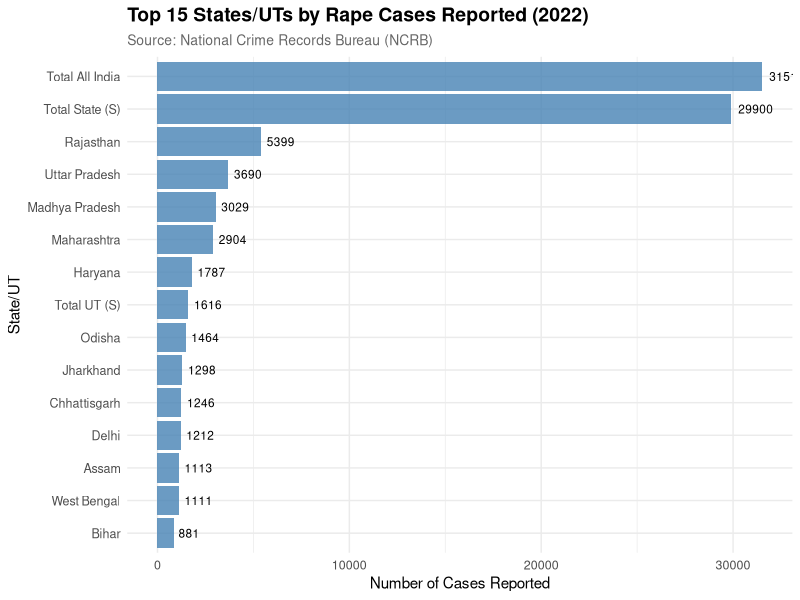
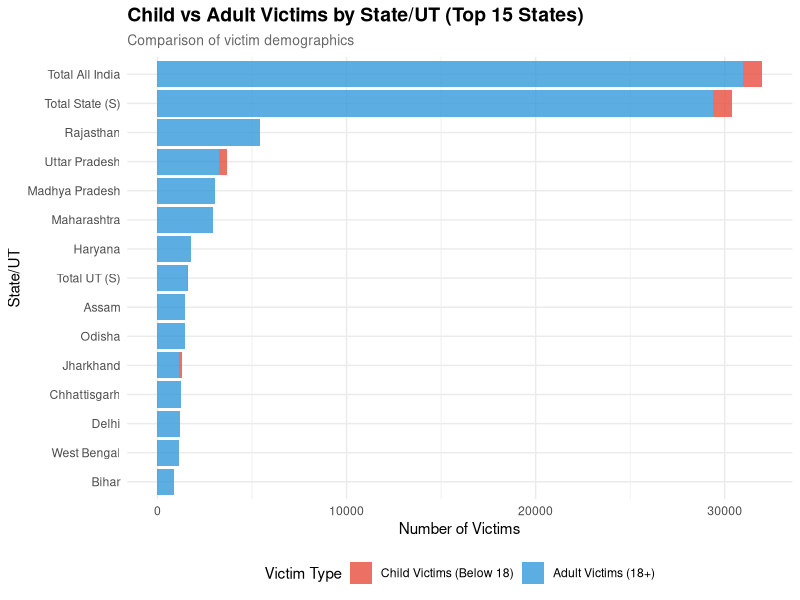
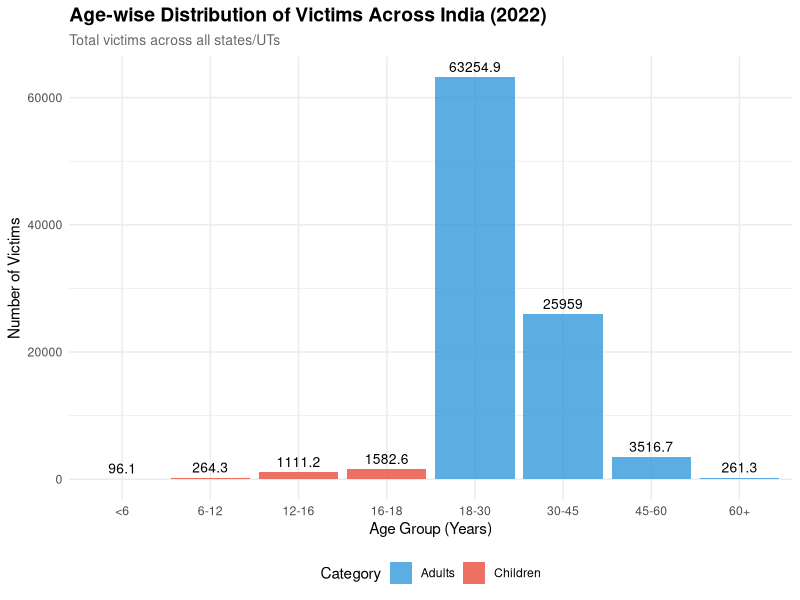
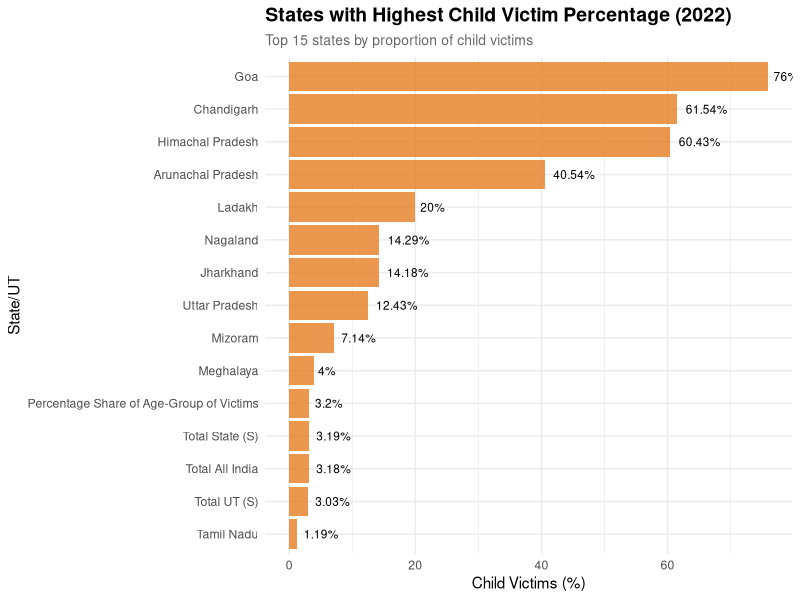
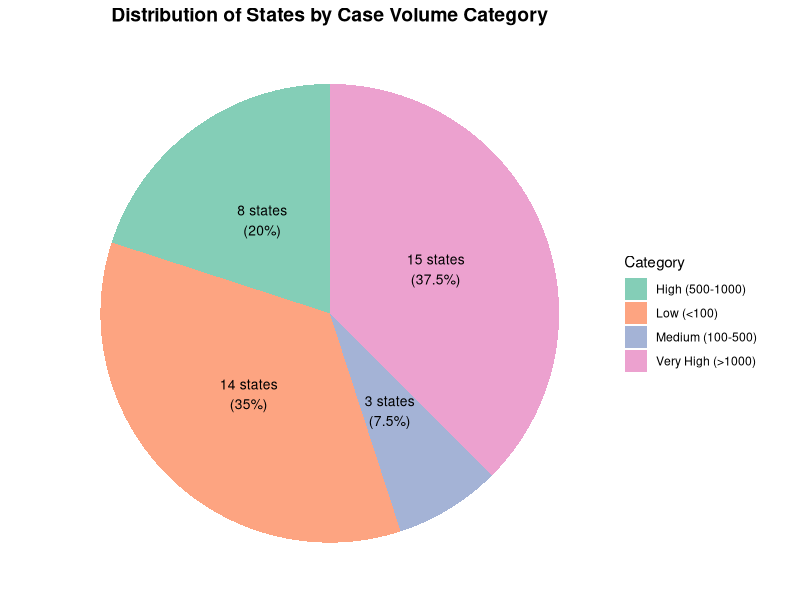
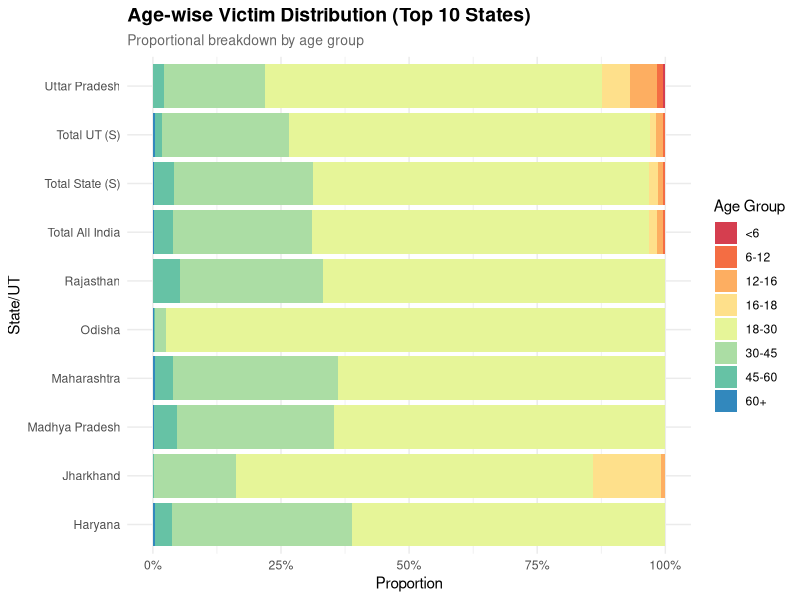

Source code (R) for these figures, in order: (Note: this script raises an error after producing the figures.)
library(dplyr)
library(ggplot2)
library(readr)
library(tidyr)

# ============================================
# 1. READ CSV FILE
# ============================================

# File path: "Data/NCRB_DATA.3.csv
df_raw <- read.csv("Data/NCRB_DATA.3.csv", stringsAsFactors = FALSE)

# View structure
print("Dataset Structure:")
str(df_raw)

# View first few rows
print("First 10 rows:")
print(head(df_raw, 10))

# View column names
print("Column Names:")
print(names(df_raw))

# Check dimensions
cat("\nDataset has", nrow(df_raw), "rows and", ncol(df_raw), "columns\n")

# ============================================
# 2. DATA INSPECTION
# ============================================

# Check for missing values
print("\nMissing Values:")
print(colSums(is.na(df_raw)))

# Summary statistics
print("\nSummary Statistics:")
summary(df_raw)

# ============================================
# 3. DATA CLEANING & TRANSFORMATION
# ============================================

# Assuming the CSV has these columns based on the XML structure
# If column names are different, adjust accordingly

# Clean column names (remove special characters if needed)
names(df_raw) <- gsub("\\.", "_", names(df_raw))
names(df_raw) <- tolower(names(df_raw))

# Create cleaned dataset with meaningful names
df_clean <- df_raw %>%
    # Rename columns for easier analysis
    rename(
        sl_no = sl__no_,
        state_ut = state_ut,
        cases_reported = cases_reported___col__3_,
        child_below_6 = child_victims_of_rape__below_18_yrs____below_6_years___col__4_,
        child_6_to_12 = child_victims_of_rape__below_18_yrs____6_years_and_above___below_12_years___col__5_,
        child_12_to_16 = child_victims_of_rape__below_18_yrs____12_years_and_above___below_16_years___col__6_,
        child_16_to_18 = child_victims_of_rape__below_18_yrs____16_years_and_above___below_18_years___col__7_,
        total_child_victims = child_victims_of_rape__below_18_yrs____total_girl___child_victims___col__8_,
        women_18_to_30 = women_victims_of_rape__above_18_years____18_years_and_above___below_30_years___col__9_,
        women_30_to_45 = women_victims_of_rape__above_18_years____30_years_and_above___below_45_years___col__10_,
        women_45_to_60 = women_victims_of_rape__above_18_years____45_years_and_above___below_60_years___col__11_,
        women_above_60 = women_victims_of_rape__above_18_years____60_years_and_above___col__12_,
        total_women_victims = women_victims_of_rape__above_18_years____total_women___adult_victims___col__13_,
        total_victims = total_victims__col_8_col_13____col__14_
    ) %>%
    # Convert numeric columns
    mutate(across(c(cases_reported:total_victims), as.numeric)) %>%
    # Calculate derived metrics
    mutate(
        # Percentages
        child_percentage = round((total_child_victims / total_victims) * 100, 2),
        women_percentage = round((total_women_victims / total_victims) * 100, 2),

        # Replace NA percentages with 0
        child_percentage = ifelse(is.na(child_percentage) | is.infinite(child_percentage), 0, child_percentage),
        women_percentage = ifelse(is.na(women_percentage) | is.infinite(women_percentage), 0, women_percentage),

        # Categorize states by case volume
        case_category = case_when(
            cases_reported < 100 ~ "Low (<100)",
            cases_reported < 500 ~ "Medium (100-500)",
            cases_reported < 1000 ~ "High (500-1000)",
            TRUE ~ "Very High (>1000)"
        ),

        # Most vulnerable age group for children
        most_vulnerable_child_age = case_when(
            total_child_victims == 0 ~ "No Child Victims",
            child_below_6 == pmax(child_below_6, child_6_to_12, child_12_to_16, child_16_to_18, na.rm = TRUE) ~ "Below 6",
            child_6_to_12 == pmax(child_below_6, child_6_to_12, child_12_to_16, child_16_to_18, na.rm = TRUE) ~ "6-12",
            child_12_to_16 == pmax(child_below_6, child_6_to_12, child_12_to_16, child_16_to_18, na.rm = TRUE) ~ "12-16",
            child_16_to_18 == pmax(child_below_6, child_6_to_12, child_12_to_16, child_16_to_18, na.rm = TRUE) ~ "16-18",
            TRUE ~ "Multiple Equal"
        ),

        # Most vulnerable age group for women
        most_vulnerable_women_age = case_when(
            women_18_to_30 == pmax(women_18_to_30, women_30_to_45, women_45_to_60, women_above_60, na.rm = TRUE) ~ "18-30",
            women_30_to_45 == pmax(women_18_to_30, women_30_to_45, women_45_to_60, women_above_60, na.rm = TRUE) ~ "30-45",
            women_45_to_60 == pmax(women_18_to_30, women_30_to_45, women_45_to_60, women_above_60, na.rm = TRUE) ~ "45-60",
            women_above_60 == pmax(women_18_to_30, women_30_to_45, women_45_to_60, women_above_60, na.rm = TRUE) ~ "60+",
            TRUE ~ "Multiple Equal"
        )
    ) %>%
    # Sort by cases reported
    arrange(desc(cases_reported))

print("\nCleaned Data Sample:")
print(head(df_clean, 5))

# ============================================
# 4. COMPREHENSIVE ANALYSIS
# ============================================

# Overall Statistics
cat("\n========================================\n")
cat("OVERALL STATISTICS - ALL INDIA (2022)\n")
cat("========================================\n")

total_stats <- df_clean |>
    summarise(
        total_states = n(),
        total_cases = sum(cases_reported, na.rm = TRUE),
        total_child_victims = sum(total_child_victims, na.rm = TRUE),
        total_women_victims = sum(total_women_victims, na.rm = TRUE),
        total_all_victims = sum(total_victims, na.rm = TRUE),
        avg_cases_per_state = round(mean(cases_reported, na.rm = TRUE), 2),
        median_cases = median(cases_reported, na.rm = TRUE),
        max_cases = max(cases_reported, na.rm = TRUE),
        min_cases = min(cases_reported, na.rm = TRUE),
        child_victim_percentage = round((sum(total_child_victims, na.rm = TRUE) / sum(total_victims, na.rm = TRUE)) * 100, 2),
        women_victim_percentage = round((sum(total_women_victims, na.rm = TRUE) / sum(total_victims, na.rm = TRUE)) * 100, 2)
    )

print(total_stats)

# Top 10 States by Cases Reported
cat("\n========================================\n")
cat("TOP 10 STATES BY CASES REPORTED\n")
cat("========================================\n")

top_10_states <- df_clean |>
    select(state_ut, cases_reported, total_child_victims, total_women_victims, total_victims) |>
    head(10)

print(top_10_states)

# Bottom 10 States by Cases Reported
cat("\n========================================\n")
cat("BOTTOM 10 STATES BY CASES REPORTED\n")
cat("========================================\n")

bottom_10_states <- df_clean |>
    select(state_ut, cases_reported, total_child_victims, total_women_victims) |>
    tail(10)

print(bottom_10_states)

# States with Highest Child Victim Percentage
cat("\n========================================\n")
cat("TOP 10 STATES BY CHILD VICTIM PERCENTAGE\n")
cat("========================================\n")

top_child_percentage <- df_clean |>
    filter(total_victims > 0) |>
    select(state_ut, child_percentage, total_child_victims, total_victims) |>
    arrange(desc(child_percentage)) |>
    head(10)

print(top_child_percentage)

# Age Distribution Analysis (All India)
cat("\n========================================\n")
cat("AGE-WISE DISTRIBUTION (ALL INDIA)\n")
cat("========================================\n")

age_distribution <- df_clean |>
    summarise(
        below_6 = sum(child_below_6, na.rm = TRUE),
        age_6_12 = sum(child_6_to_12, na.rm = TRUE),
        age_12_16 = sum(child_12_to_16, na.rm = TRUE),
        age_16_18 = sum(child_16_to_18, na.rm = TRUE),
        age_18_30 = sum(women_18_to_30, na.rm = TRUE),
        age_30_45 = sum(women_30_to_45, na.rm = TRUE),
        age_45_60 = sum(women_45_to_60, na.rm = TRUE),
        above_60 = sum(women_above_60, na.rm = TRUE)
    )

print(age_distribution)

# Calculate percentage for each age group
age_dist_pct <- age_distribution |>
    mutate(
        total = sum(c_across(everything())),
        across(everything(), ~ round((.x / total) * 100, 2))
    ) |>
    select(-total)

cat("\nAge Distribution (Percentage):\n")
print(age_dist_pct)

# Case Category Distribution
cat("\n========================================\n")
cat("STATES BY CASE VOLUME CATEGORY\n")
cat("========================================\n")

category_summary <- df_clean |>
    group_by(case_category) |>
    summarise(
        num_states = n(),
        total_cases = sum(cases_reported, na.rm = TRUE),
        avg_cases = round(mean(cases_reported, na.rm = TRUE), 2)
    ) |>
    arrange(desc(total_cases))

print(category_summary)

# ============================================
# 5. VISUALIZATIONS
# ============================================

# Set theme for all plots
theme_set(theme_minimal())

# Plot 1: Top 15 States by Cases Reported
cat("\nCreating visualizations...\n")

p1 <- df_clean |>
    head(15) |>
    ggplot(aes(x = reorder(state_ut, cases_reported), y = cases_reported)) +
    geom_bar(stat = "identity", fill = "steelblue", alpha = 0.8) +
    geom_text(aes(label = cases_reported), hjust = -0.2, size = 3) +
    coord_flip() +
    labs(
        title = "Top 15 States/UTs by Rape Cases Reported (2022)",
        subtitle = "Source: National Crime Records Bureau (NCRB)",
        x = "State/UT",
        y = "Number of Cases Reported"
    ) +
    theme(
        plot.title = element_text(face = "bold", size = 14),
        plot.subtitle = element_text(size = 10, color = "gray40"),
        axis.text = element_text(size = 9)
    )

print(p1)

# Plot 2: Child vs Adult Victims (Stacked Bar)
p2 <- df_clean |>
    head(15) |>
    select(state_ut, total_child_victims, total_women_victims) |>
    pivot_longer(
        cols = c(total_child_victims, total_women_victims),
        names_to = "victim_type",
        values_to = "count"
    ) |>
    ggplot(aes(x = reorder(state_ut, count), y = count, fill = victim_type)) +
    geom_bar(stat = "identity", position = "stack", alpha = 0.8) +
    coord_flip() +
    labs(
        title = "Child vs Adult Victims by State/UT (Top 15 States)",
        subtitle = "Comparison of victim demographics",
        x = "State/UT",
        y = "Number of Victims",
        fill = "Victim Type"
    ) +
    scale_fill_manual(
        values = c("total_child_victims" = "#E74C3C", "total_women_victims" = "#3498DB"),
        labels = c("Child Victims (Below 18)", "Adult Victims (18+)")
    ) +
    theme(
        plot.title = element_text(face = "bold", size = 14),
        plot.subtitle = element_text(size = 10, color = "gray40"),
        legend.position = "bottom"
    )

print(p2)

# Plot 3: Age Distribution (All India)
age_dist_df <- data.frame(
    age_group = c("<6", "6-12", "12-16", "16-18", "18-30", "30-45", "45-60", "60+"),
    count = as.numeric(age_distribution),
    category = c(rep("Children", 4), rep("Adults", 4))
)

p3 <- ggplot(age_dist_df, aes(x = factor(age_group, levels = age_group), y = count, fill = category)) +
    geom_bar(stat = "identity", alpha = 0.8) +
    geom_text(aes(label = count), vjust = -0.5, size = 3.5) +
    labs(
        title = "Age-wise Distribution of Victims Across India (2022)",
        subtitle = "Total victims across all states/UTs",
        x = "Age Group (Years)",
        y = "Number of Victims",
        fill = "Category"
    ) +
    scale_fill_manual(values = c("Children" = "#E74C3C", "Adults" = "#3498DB")) +
    theme(
        plot.title = element_text(face = "bold", size = 14),
        plot.subtitle = element_text(size = 10, color = "gray40"),
        legend.position = "bottom",
        axis.text.x = element_text(angle = 0, hjust = 0.5)
    )

print(p3)

# Plot 4: Child Victim Percentage by State
p4 <- df_clean |>
    filter(total_victims > 0) |>
    arrange(desc(child_percentage)) |>
    head(15) |>
    ggplot(aes(x = reorder(state_ut, child_percentage), y = child_percentage)) +
    geom_bar(stat = "identity", fill = "#E67E22", alpha = 0.8) +
    geom_text(aes(label = paste0(child_percentage, "%")), hjust = -0.2, size = 3) +
    coord_flip() +
    labs(
        title = "States with Highest Child Victim Percentage (2022)",
        subtitle = "Top 15 states by proportion of child victims",
        x = "State/UT",
        y = "Child Victims (%)"
    ) +
    theme(
        plot.title = element_text(face = "bold", size = 14),
        plot.subtitle = element_text(size = 10, color = "gray40")
    )

print(p4)

# Plot 5: Case Volume Categories (Pie Chart)
category_data <- df_clean |>
    count(case_category) |>
    mutate(percentage = round((n / sum(n)) * 100, 1))

p5 <- ggplot(category_data, aes(x = "", y = n, fill = case_category)) +
    geom_bar(stat = "identity", width = 1, alpha = 0.8) +
    coord_polar("y", start = 0) +
    geom_text(aes(label = paste0(n, " states\n(", percentage, "%)")),
        position = position_stack(vjust = 0.5), size = 3.5
    ) +
    labs(
        title = "Distribution of States by Case Volume Category",
        fill = "Category"
    ) +
    theme_void() +
    theme(
        plot.title = element_text(face = "bold", size = 14, hjust = 0.5),
        legend.position = "right"
    ) +
    scale_fill_brewer(palette = "Set2")

print(p5)

# Plot 6: Comparison of Top 10 States - Detailed Age Breakdown
p6 <- df_clean |>
    head(10) |>
    select(
        state_ut, child_below_6, child_6_to_12, child_12_to_16,
        child_16_to_18, women_18_to_30, women_30_to_45,
        women_45_to_60, women_above_60
    ) |>
    pivot_longer(cols = -state_ut, names_to = "age_group", values_to = "count") |>
    mutate(
        age_group = factor(age_group,
            levels = c(
                "child_below_6", "child_6_to_12", "child_12_to_16",
                "child_16_to_18", "women_18_to_30", "women_30_to_45",
                "women_45_to_60", "women_above_60"
            ),
            labels = c(
                "<6", "6-12", "12-16", "16-18",
                "18-30", "30-45", "45-60", "60+"
            )
        )
    ) |>
    ggplot(aes(x = state_ut, y = count, fill = age_group)) +
    geom_bar(stat = "identity", position = "fill") +
    coord_flip() +
    labs(
        title = "Age-wise Victim Distribution (Top 10 States)",
        subtitle = "Proportional breakdown by age group",
        x = "State/UT",
        y = "Proportion",
        fill = "Age Group"
    ) +
    scale_y_continuous(labels = scales::percent) +
    scale_fill_brewer(palette = "Spectral") +
    theme(
        plot.title = element_text(face = "bold", size = 14),
        plot.subtitle = element_text(size = 10, color = "gray40"),
        legend.position = "right"
    )

print(p6)

# ============================================
# 6. SAVE ALL OUTPUTS
# ============================================

cat("\nSaving outputs...\n")

# Save cleaned data
write.csv(df_clean, "Output/CSV/ncrb_rape_data_2022_cleaned.csv", row.names = FALSE)

# Save analysis results
sink("Output/CSV//ncrb_analysis_report_2022.txt")
cat("=", rep("=", 60), "\n", sep = "")
cat("NCRB RAPE VICTIMS DATA ANALYSIS REPORT - 2022\n")
cat("=", rep("=", 60), "\n\n", sep = "")

cat("OVERALL STATISTICS - ALL INDIA\n")
cat("-", rep("-", 60), "\n", sep = "")
print(total_stats)

cat("\n\nTOP 10 STATES BY CASES REPORTED\n")
cat("-", rep("-", 60), "\n", sep = "")
print(top_10_states)

cat("\n\nBOTTOM 10 STATES BY CASES REPORTED\n")
cat("-", rep("-", 60), "\n", sep = "")
print(bottom_10_states)

cat("\n\nTOP 10 STATES BY CHILD VICTIM PERCENTAGE\n")
cat("-", rep("-", 60), "\n", sep = "")
print(top_child_percentage)

cat("\n\nAGE-WISE DISTRIBUTION (ALL INDIA)\n")
cat("-", rep("-", 60), "\n", sep = "")
cat("Absolute Numbers:\n")
print(age_distribution)
cat("\nPercentage Distribution:\n")
print(age_dist_pct)

cat("\n\nSTATES BY CASE VOLUME CATEGORY\n")
cat("-", rep("-", 60), "\n", sep = "")
print(category_summary)

cat("\n\nREPORT GENERATED ON:", format(Sys.time(), "%Y-%m-%d %H:%M:%S"), "\n")
sink()

# Save plots
ggsave("Output/CSV//plot1_top15_states_cases.png", p1, width = 12, height = 8, dpi = 300)
ggsave("Output/CSV/plot2_child_vs_adult_victims.png", p2, width = 12, height = 8, dpi = 300)
ggsave("Output/CSV/plot3_age_distribution_india.png", p3, width = 12, height = 7, dpi = 300)
ggsave("Output/CSV/plot4_child_victim_percentage.png", p4, width = 12, height = 8, dpi = 300)
ggsave("Output/CSV/plot5_case_volume_categories.png", p5, width = 10, height = 8, dpi = 300)
ggsave("Output/CSV/plot6_age_breakdown_top10.png", p6, width = 12, height = 8, dpi = 300)

# ============================================
# 7. CREATE SUMMARY DASHBOARD DATA
# ============================================

# Create a summary for quick reference
dashboard_summary <- list(
    report_title = "NCRB Rape Victims Analysis 2022",
    report_date = Sys.Date(),
    key_metrics = total_stats,
    top_5_states = head(top_10_states, 5),
    age_distribution = age_distribution,
    category_summary = category_summary
)

# Save as RDS for later use
saveRDS(dashboard_summary, "Output/CSV/dashboard_summary.rds")

# ============================================
# 8. FINAL SUMMARY
# ============================================

cat("\n", rep("=", 70), "\n", sep = "")
cat("ANALYSIS COMPLETE!\n")
cat(rep("=", 70), "\n\n", sep = "")

cat("Files Created:\n")
cat("  ✓ ncrb_rape_data_2022_cleaned.csv - Cleaned dataset\n")
cat("  ✓ ncrb_analysis_report_2022.txt - Detailed text report\n")
cat("  ✓ dashboard_summary.rds - Summary data for dashboard\n")
cat("  ✓ plot1_top15_states_cases.png\n")
cat("  ✓ plot2_child_vs_adult_victims.png\n")
cat("  ✓ plot3_age_distribution_india.png\n")
cat("  ✓ plot4_child_victim_percentage.png\n")
cat("  ✓ plot5_case_volume_categories.png\n")
cat("  ✓ plot6_age_breakdown_top10.png\n")

cat("\nKey Findings:\n")
cat("  • Total Cases Reported:", total_stats$total_cases, "\n")
cat("  • Total Victims:", total_stats$total_all_victims, "\n")
cat(
    "  • Child Victims:", total_stats$total_child_victims,
    "(", total_stats$child_victim_percentage, "%)\n"
)
cat(
    "  • Adult Victims:", total_stats$total_women_victims,
    "(", total_stats$women_victim_percentage, "%)\n"
)
cat(
    "  • State with Most Cases:", top_10_states$state_ut[1],
    "(", top_10_states$cases_reported[1], "cases)\n"
)

cat("\n", rep("=", 70), "\n", sep = "")
